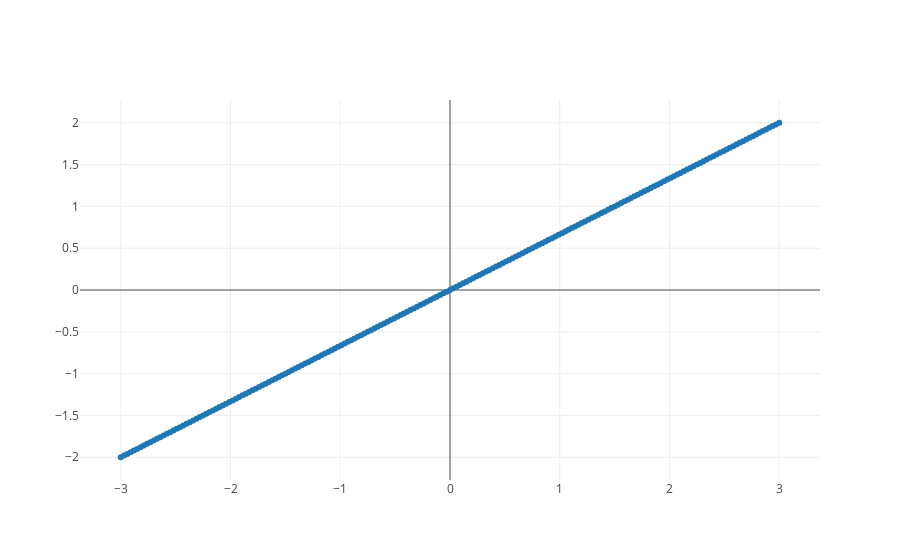

Here is the notebook cell this chart was saved with:
### Code cell
vecs = [[3 * (i/100), 2 * (i/100)] for i in range(-100, 101)]
vecs = np.array(vecs)
x = vecs[:, 0]
y = vecs[:, 1]
plot(x, y)

### Figure 1 — Plotly figure (JSON) as saved in the notebook; plotly's stock layout.template omitted (floating-point values rounded to 4 significant figures; data arrays with more than 128 entries replaced by an {"elided": "..."} marker saying what was removed)
{"data": [{"mode": "markers", "type": "scatter", "uid": "32ae6d", "x": {"elided": "201 float values"}, "y": {"elided": "201 float values"}}], "layout": {"autosize": true, "showlegend": false, "xaxis": {"autorange": true, "range": [-3.372, 3.372], "rangemode": "negative", "type": "linear"}, "yaxis": {"autorange": true, "range": [-2.293, 2.293], "rangemode": "negative", "type": "linear"}}}
